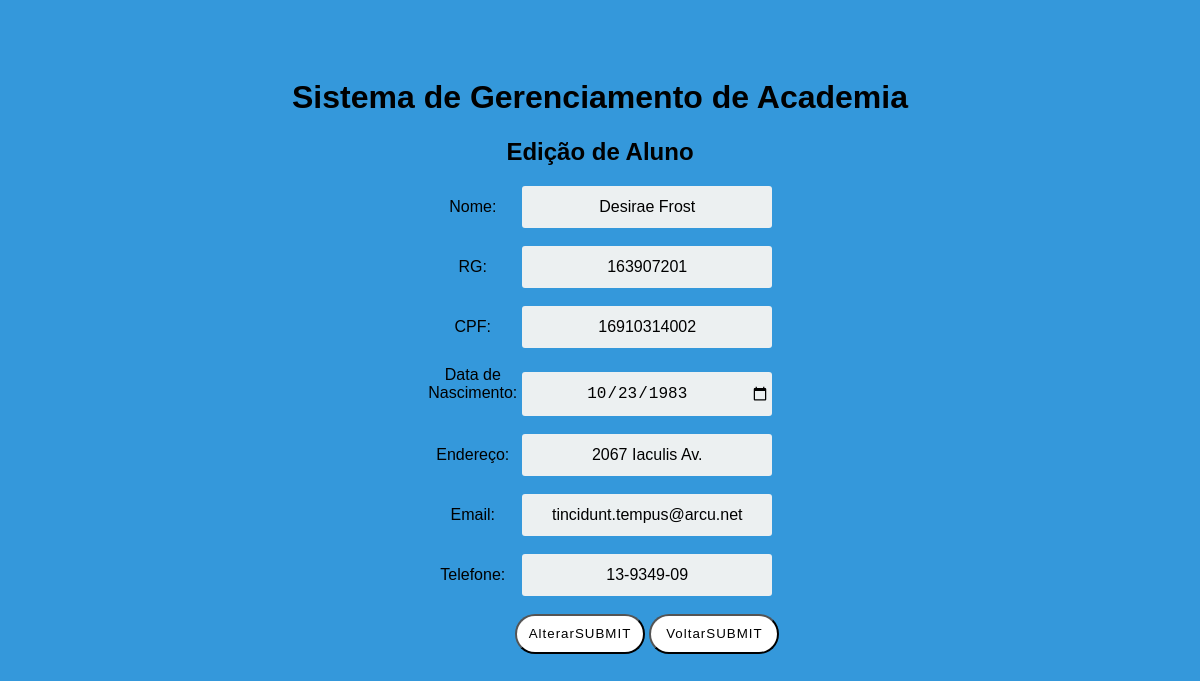
Screenshot of /Aluno/form-edit.php?id=1 with the database file from the repository.
### tables this page shows
CREATE TABLE `aluno` (
  `matricula_aluno` mediumint(8) UNSIGNED NOT NULL,
  `cpf_aluno` varchar(11) DEFAULT NULL,
  `registro_geral_aluno` varchar(9) DEFAULT NULL,
  `nm_endereco` varchar(100) DEFAULT NULL,
  `dt_nascimento_aluno` varchar(10) DEFAULT NULL,
  `cd_telefone_aluno` varchar(10) DEFAULT NULL,
  `nm_email_aluno` varchar(100) DEFAULT NULL,
  `nm_aluno` varchar(100) DEFAULT NULL
);

### Aluno/form-edit.php (the view, shortened to what this page needs)
<?php
    $id = isset($_GET['id'])? (int) $_GET['id']: null;
    $PDO = db_connect();
    $sql = "SELECT nm_aluno,
            cpf_aluno,
            registro_geral_aluno,
            nm_endereco,
            dt_nascimento_aluno,
            cd_telefone_aluno,
            nm_email_aluno
             FROM aluno
             WHERE matricula_aluno = '$id'";
    $stmt = $PDO->prepare($sql);
    $stmt->bindParam(':id', $id, PDO::PARAM_INT);
    $stmt->execute();
    $user = $stmt->fetch(PDO::FETCH_ASSOC);
?>
<!DOCTYPE html>
<html>
<head>
     <link href="../css/style.css" rel="stylesheet" type="text/css" />
</head>
<body>
<center>
    <h1>Sistema de Gerenciamento de Academia</h1>
    <h2>Edição de Aluno</h2>
    <form action="edit.php" method="POST"  align='middle'>
        <label for="nome" class="cadastrofunc">Nome:</label>
        <input type="text" id="nome" name="nome" placeholder="Nome do professor"
               value="<?php echo $user['nm_aluno']?>"/> <br/><br/>
        <label for="rg" class="cadastrofunc">RG:</label>
        <input type="text" id="rg" maxlength="11" name="rg" placeholder="RG"
               value="<?php echo $user['registro_geral_aluno']?>"/> <br/><br/>
        <label for="cpf" class="cadastrofunc">CPF:</label>
        <input type="text" maxlength="14" id="cpf" name="cpf" placeholder="CPF"
               value="<?php echo $user['cpf_aluno']?>"/> <br/><br/>
        <label for="dtnasc" class="cadastrofunc">Data de Nascimento:</label>
        <input type="date" id="dtnasc" name="dtnasc" placeholder="Data de nascimento"
               value="<?php echo $user['dt_nascimento_aluno']?>"/> <br/><br/>
        <label for="endereço" class="cadastrofunc">Endereço:</label>
        <input type="text" id="end" name="end" placeholder="Endereço"
               value="<?php echo $user['nm_endereco']?>"/> <br/><br/>
        <label for="email" class="cadastrofunc">Email:</label>
        <input type="email" id="email" name="email" placeholder="E-mail"
               value="<?php echo $user['nm_email_aluno']?>"/> <br/><br/>
        <label for="tel" class="cadastrofunc">Telefone:</label>
        <input type="tel" id="tel" name="tel" placeholder="Telefone"
               value="<?php echo $user['cd_telefone_aluno']?>"/> <br/><br/>
        <button id="salvar" >Alterar</button>
        <button id="salvar" formaction="index.php">Voltar</button>
    </form>
</center>
</body>
</html>

### css/style.css (style rules this page uses)
* { box-sizing: border-box; }
body { font-family: Arial; background-color: #3498DB; padding: 50px; }
input { text-align: center; background-color: #ECF0F1; border: 2px solid transparent; border-radius: 3px; font-size: 16px; font-weight: 200; padding: 10px 0; width: 250px; transition: border .5s; }
label.cadastrofunc { display:inline-block; width: 90px; }
* { font-family: 'Roboto', sans-serif; }

### rows the page displays
aluno: nome "Desirae Frost", rg "163907201", cpf "16910314002", dtnasc "10/23/1983", end "2067 Iaculis Av.", email "tincidunt.tempus@arcu.net", tel "13-9349-09"
